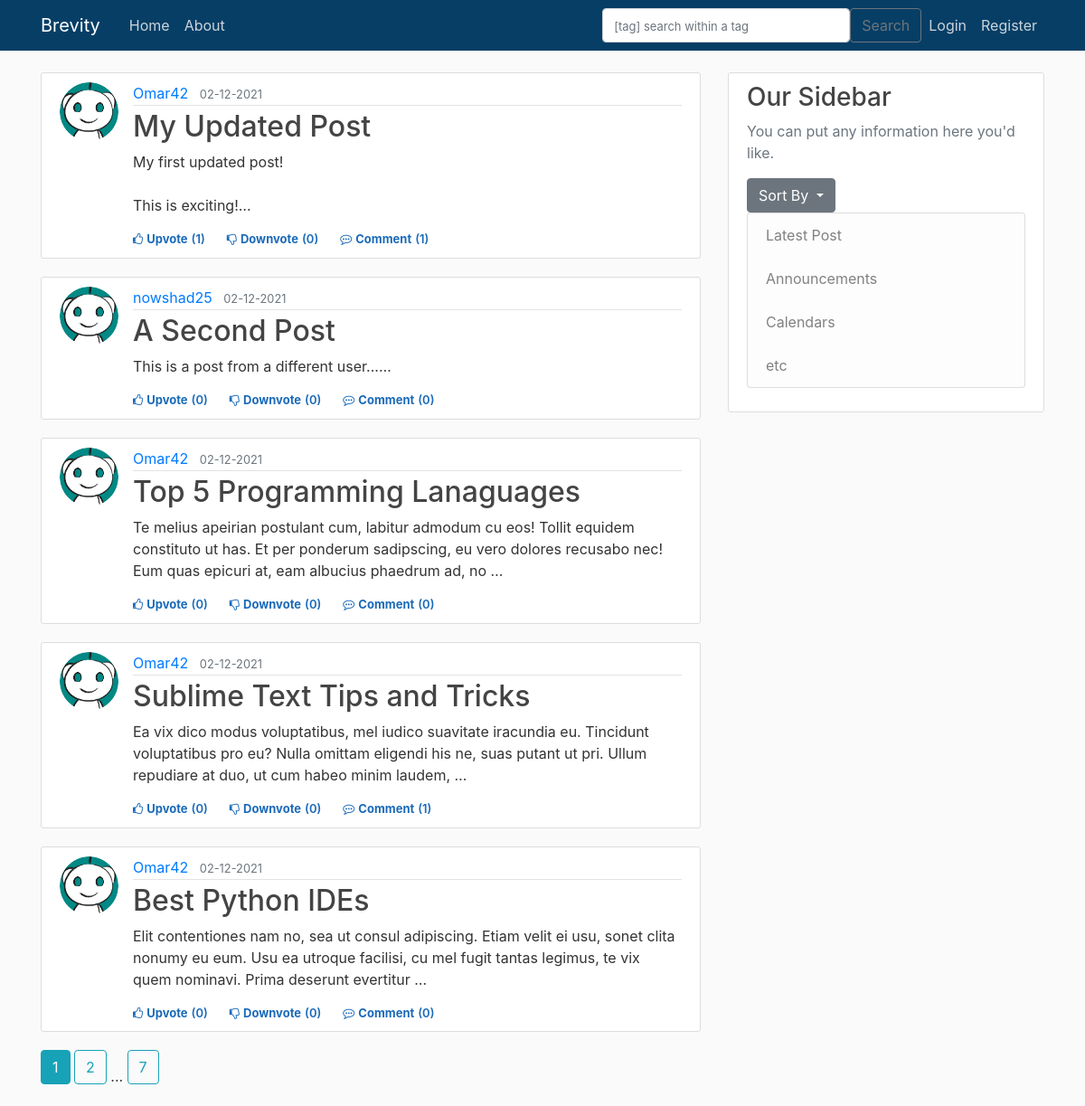
The page / on the database its author committed.
### brevity/models.py (models this page shows, shortened)
class Post(db.Model):
    id = db.Column(db.Integer, primary_key=True)
    title = db.Column(db.String(100), nullable=False)
    date_posted = db.Column(db.DateTime, nullable=False, default=datetime.utcnow)
    content = db.Column(db.Text, nullable=False)
    user_id = db.Column(db.Integer, db.ForeignKey('user.id'), nullable=False)
    tags = db.relationship('Tag', backref='post', cascade="all, delete", lazy='dynamic')
    upvotes = db.relationship('Upvote', backref='post', lazy='dynamic')
    downvotes = db.relationship('Downvote', backref='post', lazy='dynamic')
    comments = db.relationship('Comment', backref='post', lazy='dynamic')
    resources = db.relationship('ResourceFile', backref='post', lazy='dynamic')

class User(db.Model, UserMixin):
    id = db.Column(db.Integer, primary_key=True)
    username = db.Column(db.String(20), unique=True, nullable=False)
    email = db.Column(db.String(120), unique=True, nullable=False)
    image_file = db.Column(db.String(20), nullable=False, default='default.jpg')
    password = db.Column(db.String(60), nullable=False)
    posts = db.relationship('Post', backref='author', lazy=True)                    #By default SQLAlchemy guess the relationship to be one to many as posts returns a list of post.
    upvoted = db.relationship('Upvote', foreign_keys='Upvote.user_id', backref='user', lazy='dynamic')
    downvoted = db.relationship('Downvote', foreign_keys='Downvote.user_id', backref='user', lazy='dynamic')
    commented = db.relationship('Comment', backref='author', lazy=True)

### brevity/main/routes.py (the view)
@main.route("/")
@main.route("/home/<int:type>",methods=['GET', 'POST'])
def home(type=0):
    page = request.args.get('page', 1, type=int)      # type = int : to raise value error when someone passes anything other than int.
    print(type)
    if type==0:
        posts =  Post.query.paginate(page=page, per_page=5)
    elif type==1:
        posts =  Post.query.order_by(Post.date_posted.desc()).paginate(page=page, per_page=5)
    return render_template('home.html', posts = posts)

### brevity/main/forms.py
class SearchForm(FlaskForm):
    searched = TextAreaField('Searched', validators=[DataRequired()])
    submit = SubmitField('Submit')

### brevity/main/routes.py (called while the page is built)
@main.context_processor
def layout():
    form=SearchForm()
    return dict(form=form)

### brevity/templates/home.html (shortened to what this page needs)
{% extends "layout.html" %}
{% block content %}
    {% for post in posts.items %}
        <article class="media content-section col-md-15">
            <img class="rounded-circle article-img" src="{{ url_for('static', filename = 'profile_pics/' + post.author.image_file)}}">
            <div class="media-body ">
                <div class="article-metadata">
                    <a class="mr-2" href="{{ url_for('users.user_posts', username=post.author.username) }}">{{ post.author.username }}</a>
                    <small class="text-muted">{{ post.date_posted.strftime('%d-%m-%Y') }}</small>
                </div>
                <h2><a class="article-title" href="{{ url_for('posts.post', post_id=post.id) }}">{{ post.title }}</a></h2>
                <p class="article-content">{{ post.content[:200] }}<span>&#8230;</span></p>
                <div>
                {% if current_user.is_authenticated %}
                    <div class="d-flex flex-row fs-12" id="vote{{post.id}}">
                        {% if not current_user.has_upvoted_post(post) %}
                            <div class="like cursor votestyle vote" post_id="{{post.id}}" action="upvote"><i class="fa fa-thumbs-o-up"></i><span class="ml-1">Upvote</span></div>
                            <div class="like vote_count" ><span class="ml-1 mr-4">({{post.upvotes.count()}})</span></div>
                        {% else %}
                            <div class="like cursor upvotedstyle vote" post_id="{{post.id}}" action="upvote"><i class="fa fa-thumbs-o-up"></i><span class="ml-1">Upvoted</span></div>
                            <div class="like upvoted_count" ><span class="ml-1 mr-4">({{post.upvotes.count()}})</span></div>
                        {% endif %}
                        {% if not current_user.has_downvoted_post(post) %}
                            <div class="like downvotecursor votestyle vote" post_id="{{post.id}}" action="downvote"><i class="fa fa-thumbs-o-down"></i><span class="ml-1">Downvote</span></div>
                            <div class="like vote_count"><span class="ml-1 mr-4">({{post.downvotes.count()}})</span></div>
                        {% else %}
                            <div class="like downvotecursor downvotedstyle vote" post_id="{{post.id}}" action="downvote"><i class="fa fa-thumbs-o-down"></i><span class="ml-1">Downvoted</span></div>
                            <div class="like downvoted_count"><span class="ml-1 mr-4">({{post.downvotes.count()}})</span></div>
                        {% endif %}
                        <div class="like cursor comment"><i class="fa fa-commenting-o"></i><span class="ml-1"><a class="mr-1 like cursor comment" href="{{ url_for('posts.post', post_id=post.id) }}">Comment</a></span></div>
                        <div class="like comment_count"><span class="ml-0">({{post.comments.count()}})</span></div>
                    </div>
                {% else %}
                    <div class="d-flex flex-row fs-12">
                        <div class="like cursor unauthorised_upvote"><i class="fa fa-thumbs-o-up"></i><span class="ml-1"><a class="like cursor unauthorised_upvote" href="{{ url_for('posts.vote_action', post_id=post.id, action='unauthorized_upvote')}}">Upvote</a></span></div>
                        <div class="like vote_count" ><span class="ml-1 mr-4">({{post.upvotes.count()}})</span></div>
                        <div class="like downvotecursor unauthorised_downvote"><i class="fa fa-thumbs-o-down"></i><span class="ml-1"><a class="like downvotecursor unauthorised_downvote" href="{{ url_for('posts.vote_action', post_id=post.id, action='unauthorized_downvote')}}">Downvote</a></span></div>
                        <div class="like vote_count"><span class="ml-1 mr-4">({{post.downvotes.count()}})</span></div>
                        <div class="like cursor comment"><i class="fa fa-commenting-o"></i><span class="ml-1"><a class="mr-1 like cursor comment" href="{{ url_for('posts.post', post_id=post.id) }}">Comment</a></span></div>
                        <div class="like comment_count"><span class="ml-0">({{post.comments.count()}})</span></div>
                    </div>
                {% endif %}
                </div>
            </div>
        </article>
    {% endfor %}
    {% for page_num in posts.iter_pages(left_edge=1, right_edge=1, left_current=1, right_current=2) %}
        {% if page_num %}
            {% if posts.page == page_num %}
                <a class="btn btn-info mb-4" href="{{ url_for('main.home', page = page_num) }}">{{ page_num }}</a>
            {% else %}
                <a class="btn btn-outline-info mb-4" href="{{ url_for('main.home', page = page_num) }}">{{ page_num }}</a>
            {% endif %}
        {% else %}
            ...
        {% endif %}
    {% endfor %}
{% endblock content %}

### brevity/static/main.css (style rules this page uses)
body { background: #fafafa; color: #333333; margin-top: 5rem; }
h1, h2, h3, h4, h5, h6 { color: #444444; }
.content-section { background: #ffffff; padding: 10px 20px; border: 1px solid #dddddd; border-radius: 3px; margin-bottom: 20px; }
.article-title { color: #444444; }
.article-content { white-space: pre-line; }
.article-img { height: 65px; width: 65px; margin-right: 16px; }
.article-metadata { padding-bottom: 1px; margin-bottom: 4px; border-bottom: 1px solid #e3e3e3 }
.fs-12 { font-size: 12px }
.cursor { cursor: pointer }
.downvotecursor { cursor: pointer }
.vote_count { color: #1a6ab9; font-size: 13px; font-weight: 600; }
.comment { color: #1a6ab9; font-size: 13px; font-weight: 700; }
.comment_count { color: #1a6ab9; font-size: 13px; font-weight: 600; }
.unauthorised_upvote { color: #1a6ab9; font-size: 13px; font-weight: 700; }
.unauthorised_downvote { color: #1a6ab9; font-size: 13px; font-weight: 700; }

### rows shown on the page
Post: image_file (placeholder picture), author.username "Omar42", date_posted "02-12-2021", title "My Updated Post", content "My first updated post! This is exciting!", upvotes.count "1", downvotes.count "0", comments.count "1"
Post: image_file (placeholder picture), author.username "nowshad25", date_posted "02-12-2021", title "A Second Post", content "This is a post from a different user...", upvotes.count "0", downvotes.count "0", comments.count "0"
Post: image_file (placeholder picture), author.username "Omar42", date_posted "02-12-2021", title "Top 5 Programming Lanaguages", content "Te melius apeirian postulant cum, labitur admodum cu eos! Tollit equidem constituto ut has. Et per ponderum sadipscing, eu vero dolores recusabo nec! Eum quas epicuri at, eam albucius phaedrum ad, no", upvotes.count "0", downvotes.count "0", comments.count "0"
Post: image_file (placeholder picture), author.username "Omar42", date_posted "02-12-2021", title "Sublime Text Tips and Tricks", content "Ea vix dico modus voluptatibus, mel iudico suavitate iracundia eu. Tincidunt voluptatibus pro eu? Nulla omittam eligendi his ne, suas putant ut pri. Ullum repudiare at duo, ut cum habeo minim laudem,", upvotes.count "0", downvotes.count "0", comments.count "1"
Post: image_file (placeholder picture), author.username "Omar42", date_posted "02-12-2021", title "Best Python IDEs", content "Elit contentiones nam no, sea ut consul adipiscing. Etiam velit ei usu, sonet clita nonumy eu eum. Usu ea utroque facilisi, cu mel fugit tantas legimus, te vix quem nominavi. Prima deserunt evertitur", upvotes.count "0", downvotes.count "0", comments.count "0"

### other values the page prints
{{ page_num }} "1"
{{ page_num }} "2" "7"
